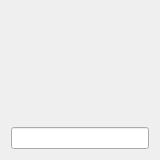
<?xml version="1.0" encoding="UTF-8"?>
<ui version="4.0">
 <class>FramePreview</class>
 <widget class="QWidget" name="FramePreview">
  <property name="geometry">
   <rect>
    <x>0</x>
    <y>0</y>
    <width>160</width>
    <height>160</height>
   </rect>
  </property>
  <property name="sizePolicy">
   <sizepolicy hsizetype="Fixed" vsizetype="Fixed">
    <horstretch>0</horstretch>
    <verstretch>0</verstretch>
   </sizepolicy>
  </property>
  <property name="windowTitle">
   <string>Form</string>
  </property>
  <layout class="QVBoxLayout" name="verticalLayout">
   <item>
    <widget class="QLabel" name="label">
     <property name="scaledContents">
      <bool>true</bool>
     </property>
     <property name="alignment">
      <set>Qt::AlignCenter</set>
     </property>
    </widget>
   </item>
   <item>
    <widget class="QLineEdit" name="lineEdit"/>
   </item>
  </layout>
 </widget>
 <resources/>
 <connections/>
</ui>
